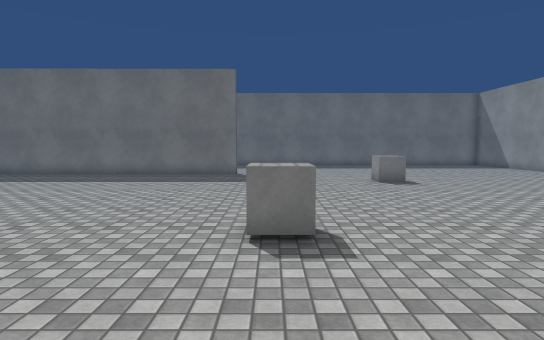
view 1 (above)

24 first-person views from a walk through a Unity game level. The camera is 1.4 m above the floor, tilts 4° down and sees 75° across. The floor is counted in squares, 1 m on a side. Each view is taken from the middle of a square. On the plan, view 1 faces up. The plan holds only what a view shows up to about 15 squares ahead; the rest is blank. The place goes on beyond the plan. The player is left out. Surface patterns are stand-ins for the level's own textures.

view 2
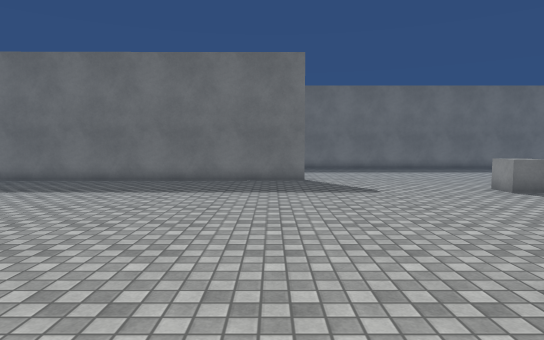

view 3
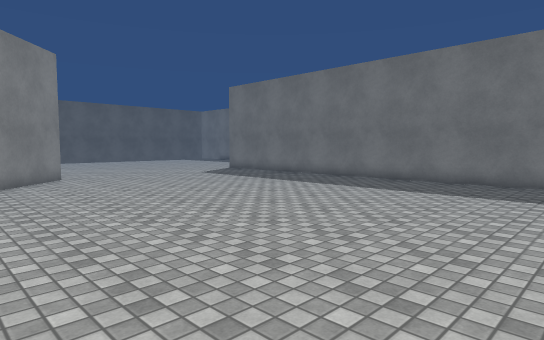

view 4
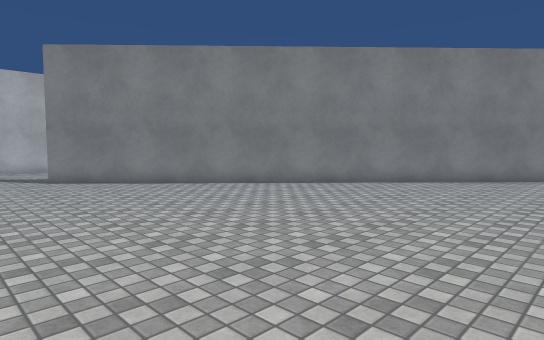

view 5
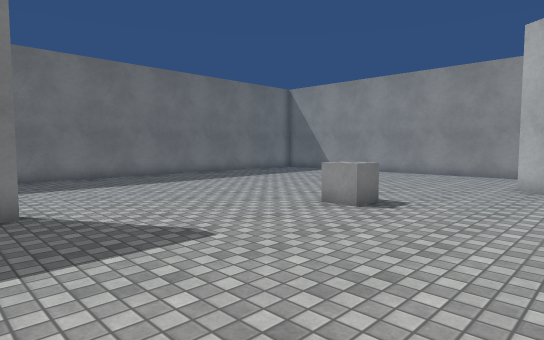

view 6
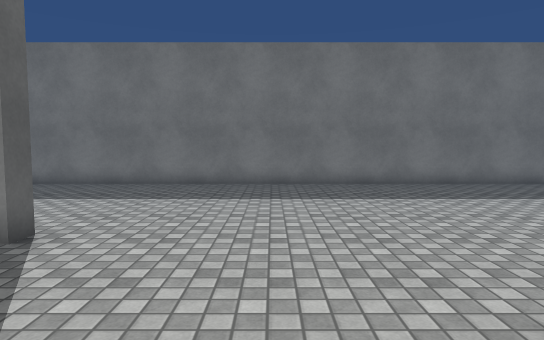

view 7
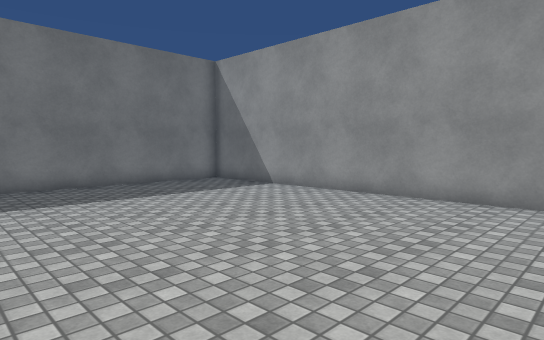

view 8
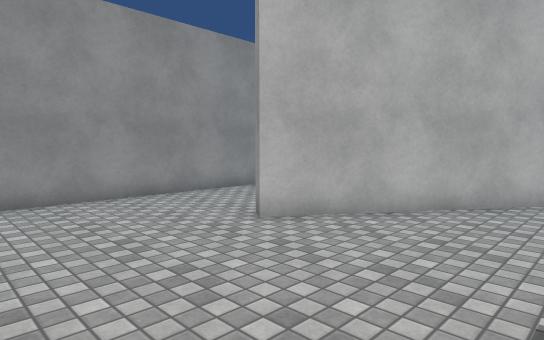

view 9
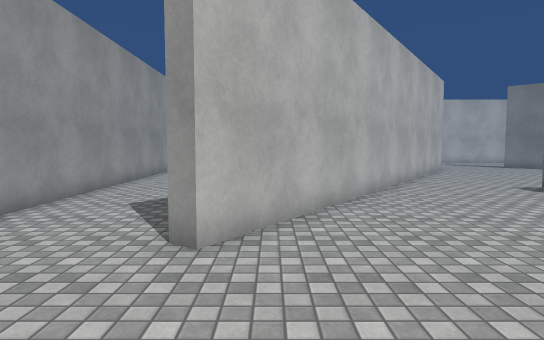

view 10
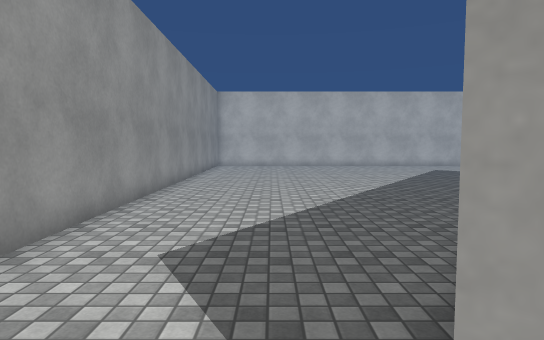

view 11
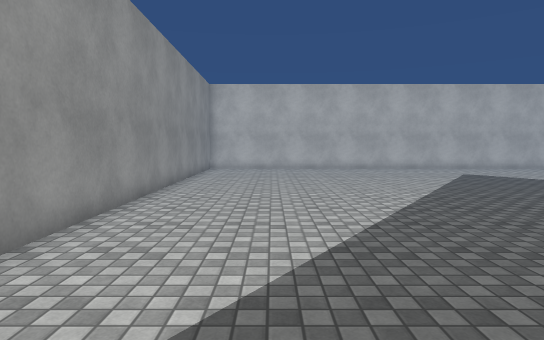

view 12
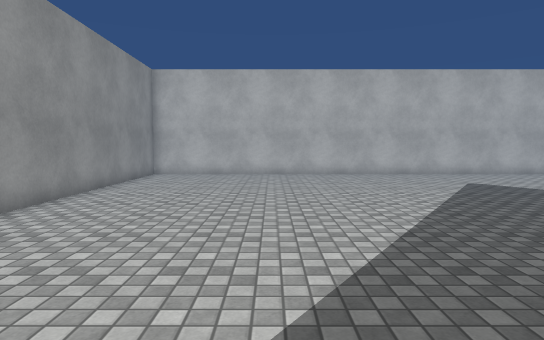

view 13
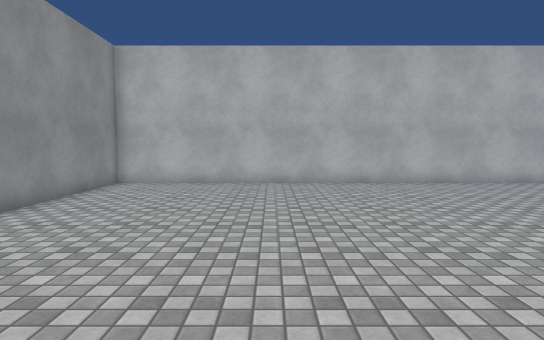

view 14
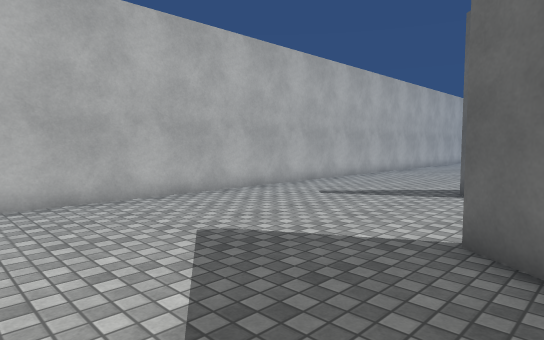

view 15
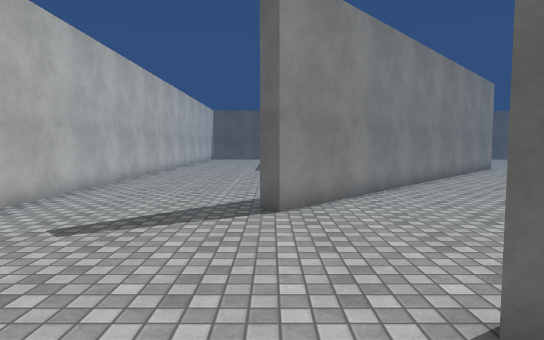

view 16
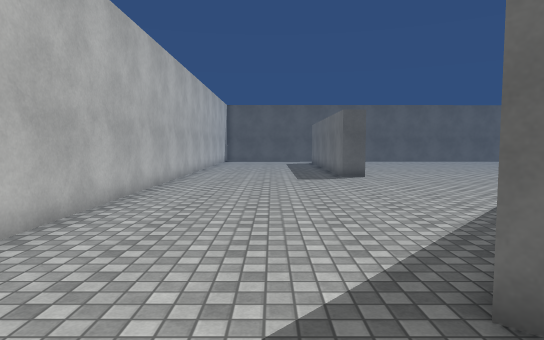

view 17
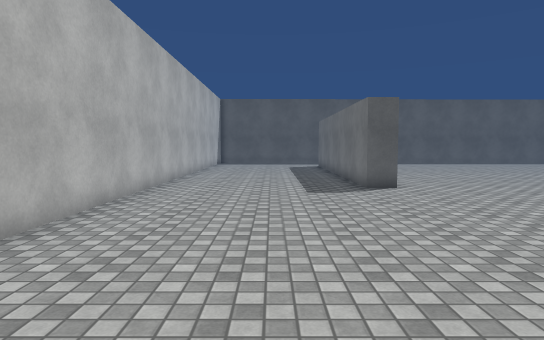

view 18
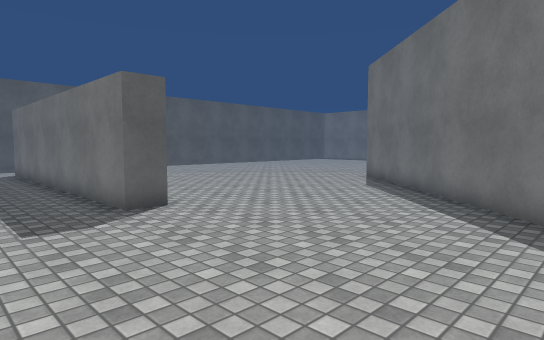

view 19
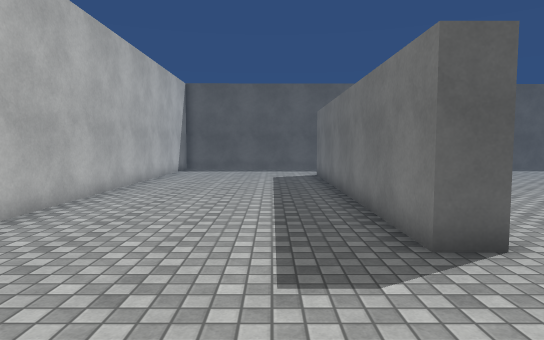

view 20
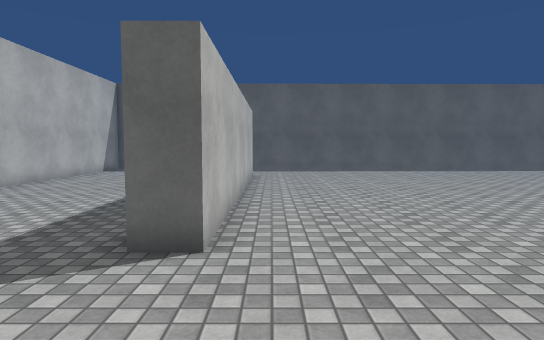

view 21
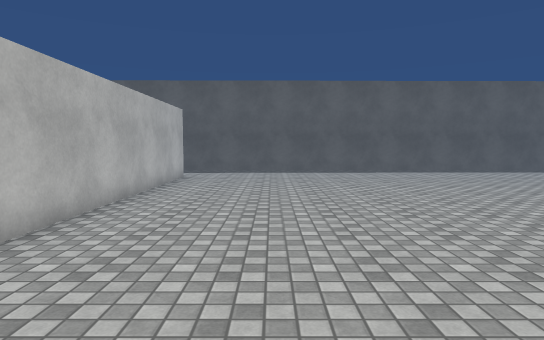

view 22
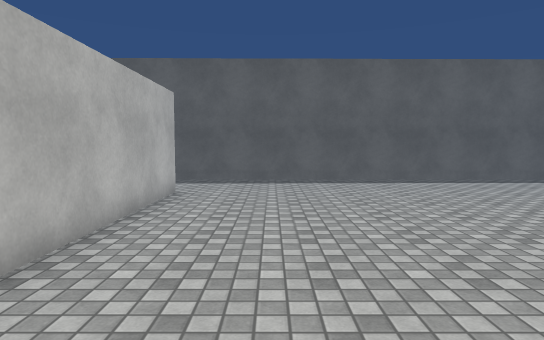

view 23
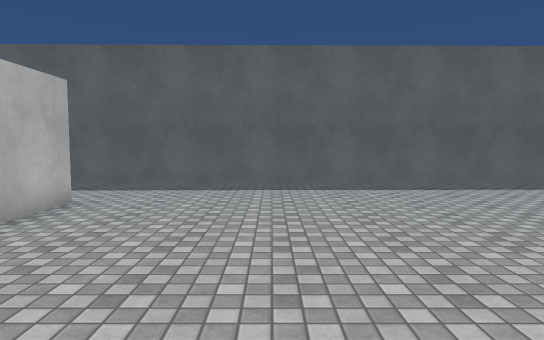

view 24
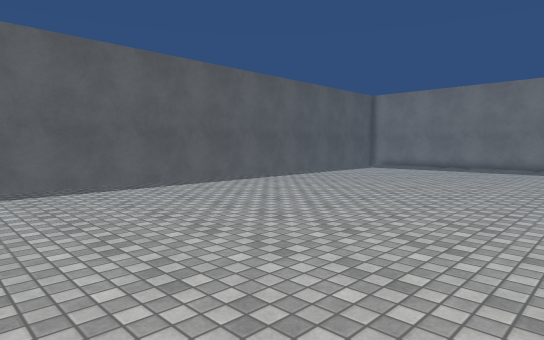

### Floor plan
Points are (right, up) in squares from view 1. A wall is a line through its corners. A room is listed if a view was taken in it or the views show most of it. See-through windows are left out.
Room 1 (views 1, 2, 3, 4, 5, 6, 7, 8, 9, 10, 11, 12, 13, 14, 15, 16, 17, 18, 19, 20, 21, 22, 23, 24)
walls: (-11.9, -0.4) (-18.5, 5.7); (-19.1, 7.1) (-5.3, -5.8) (-5.7, -6.3); (-1.7, 17.5) (-1.7, 16.9) (-13.7, 16.9); (2.8, 0.9) (10, 11.3) (10.5, 11); (0.5, -3.5) (-0.2, -4.6); (-30.6, -3.9) (-18.6, -3.9) (-18.6, -4.9) (-29.2, -4.9); (-35.1, 11.1) (-34.9, -6.4); (-29, -12) (14.7, -12) (14.2, 24.1); (13.8, 24.6) (-6.6, 24.6)
objects: other object (0, 5) to (0, 6); other object (4, 14) to (5, 14)

Positions as (right, up) in squares from view 1, and headings:
1: (0, 0), facing up
2: (-3, 3), facing up
3: (-3, 3), facing up-left
4: (-2, 9), facing down-left
5: (-3, 9), facing up-right
6: (2, 12), facing up
7: (5, 12), facing up-right
8: (5, 16), facing down-right
9: (9, 16), facing down
10: (11, 12), facing down
11: (11, 9), facing down
12: (9, 5), facing down
13: (9, 1), facing down
14: (5, -3), facing down-left
15: (2, -6), facing left
16: (-3, -8), facing left
17: (-7, -8), facing left
18: (-11, -8), facing up-left
19: (-14, -7), facing left
20: (-14, -3), facing left
21: (-15, 0), facing left
22: (-20, -1), facing left
23: (-22, 1), facing left
24: (-22, 1), facing up-left
